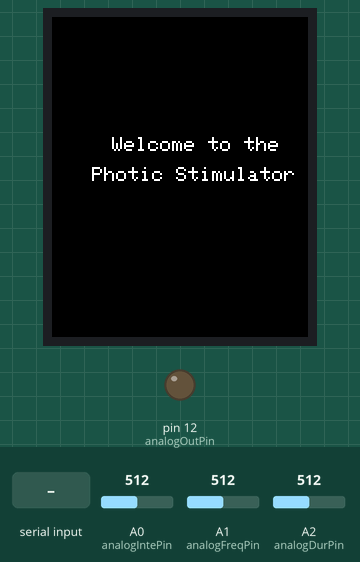
This sketch was run on a simulated Arduino Uno, built with avr-gcc and run on an emulated ATmega328P. Parts: 128×160 colour display, output pins drawn as LEDs (lit = HIGH). The test bench sets the inputs (shaded band); at power-on: A0 (analogIntePin) = 512, A1 (analogFreqPin) = 512, A2 (analogDurPin) = 512. What the sketch prints to the serial monitor is not drawn.

Above: at 0.2 s.
At 3.7 s:
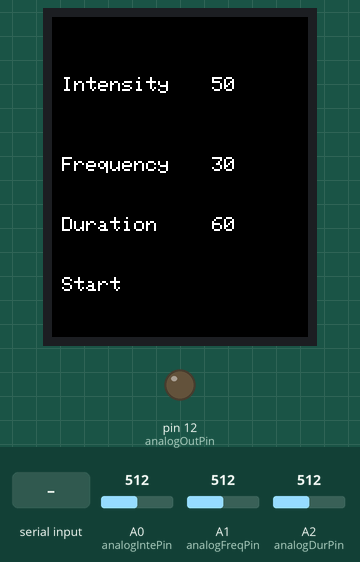
3.8 s: "4" received over Serial
At 5.44 s:
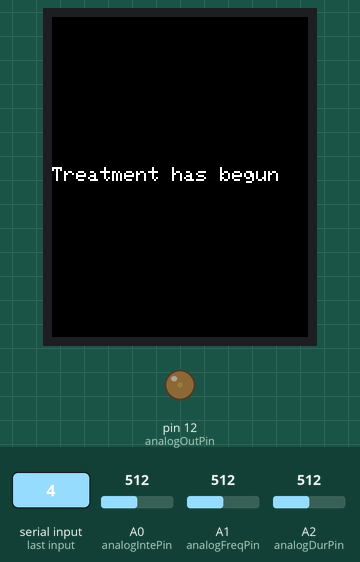
Timing chart, 0 to 18.4 s (numbered marks = the images above; inputs shaded):
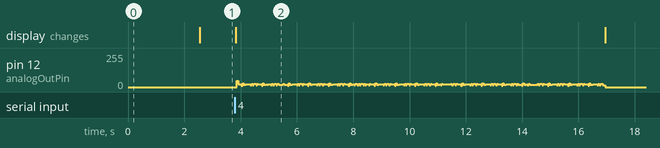

The sketch:

SrDes.ino
```cpp
#include <Adafruit_GFX.h>    // Core graphics library
#include <Adafruit_ST7735.h> // Hardware-specific library
#include <SPI.h>

// For the breakout, you can use any 2 or 3 pins
// These pins will also work for the 1.8" TFT shield
#define TFT_CS     10
#define TFT_RST    9  // you can also connect this to the Arduino reset
                      // in which case, set this #define pin to -1!
#define TFT_DC     8

// Option 1 (recommended): must use the hardware SPI pins
// (for UNO thats sclk = 13 and sid = 11) and pin 10 must be
// an output. This is much faster - also required if you want
// to use the microSD card (see the image drawing example)
Adafruit_ST7735 tft = Adafruit_ST7735(TFT_CS,  TFT_DC, TFT_RST);

// Option 2: use any pins but a little slower!
#define TFT_SCLK 13   // set these to be whatever pins you like!
#define TFT_MOSI 11   // set these to be whatever pins you like!
//Adafruit_ST7735 tft = Adafruit_ST7735(TFT_CS, TFT_DC, TFT_MOSI, TFT_SCLK, TFT_RST);

//Declare Variables
char user_input;
int x;

int dur = 30; //initialize to 60 seconds
int freq = 1; //initialize to 1 Hz

int count;
int ts = 2; //initalize to 2 time steps (SimpleBlink)
int tsdel;

const int analogIntePin = A0;  // Analog input pin that the potentiometer is attached to
const int analogFreqPin = A1;
const int analogDurPin = A2;
const int analogOutPin = 12; // Analog output pin that the LED is attached to
const int buttonPin = 6;
int buttonState = 0;

int isensorValue;        // value read from the pot
int fsensorValue;        // value read from the pot
int dsensorValue;        // value read from the pot

int tempdur;
int tempfreq;
int outputValue;

int previousVals[4] = {0,0,0,0};  // contains parameter values from previous interrupt
int changes[4] = {0,0,0,0};       // indicates if a parameter has been changed since the last interrupt
int hasChanged = 0;               // indicates that a parameter has been changed

void mainMenu();
// the setup function runs once when you press reset or power the board
void setup() {

  Serial.begin(9600); //Open Serial connection for debugging
  //  Serial.println("Welcome!");
  //  Serial.println();
  //  Serial.println("Enter number for control option:");
  //  Serial.println("1. Change Intensity");
  //  Serial.println("2. Change Frequency");
  //  Serial.println("3. Change Duration");
  //  Serial.println("4. Start Treatment");
  //  Serial.println();

  // initialize digital anlogOutPin as an output
  // and buttonPin as input.
  pinMode(analogOutPin , OUTPUT);
  //pinMode(buttonPin,INPUT);

  // disable interrupts
  noInterrupts();

  fsensorValue = analogRead(analogFreqPin);
  isensorValue = analogRead(analogIntePin);
  dsensorValue = analogRead(analogDurPin);


  tempfreq = map(fsensorValue, 0, 1023, 0, 60);
  tempdur = map(dsensorValue, 0, 1023, 0, 120);
  outputValue = map(isensorValue, 0, 1023, 0, 100);

  // initialize LCD
  tft.initR(INITR_BLACKTAB);
  tft.fillScreen(ST7735_BLACK);
  //tft.setRotation(tft.getRotation()+1);
  tft.setCursor(30,60);
  tft.print("Welcome to the");
  tft.setCursor(20,75);
  tft.print("Photic Stimulator");
  delay(500000);

  mainMenu();

  // initialize TIMER0
  // Set TCCR0A and TCCR0B registers to 0
  TCCR1A = 0;
  TCCR1B = 0;
  // initialize counter to 0
  TCNT1 = 0;
  // set compare match register for 100 Hz
  OCR1A = 156;
  // turn on CTC mode
  TCCR1B |= (1 << WGM12);
  // Set CS01 and CS00 bits for 1024 prescaler
  TCCR1B |= (1 << CS12) | (1 << CS10);
  // enable timer compare interrupt
  TIMSK1 |= (1<< OCIE1A);


  // allow interrupts
  interrupts();

}

void mainMenu(){
  // show menu with all four parameters
  tft.fillScreen(ST7735_BLACK);

  // print intensity
  tft.setCursor(5,30);
  tft.print("Intensity");
  tft.setCursor(80,30);
  tft.print(String(outputValue));
  tft.print(" ");


  // print frequency
  tft.setCursor(5,70);
  tft.print("Frequency");
  tft.setCursor(80,70);
  tft.print(String(tempfreq));

  // print duration
  tft.setCursor(5,100);
  tft.print("Duration");
  tft.setCursor(80,100);
  tft.print(String(tempdur));
  tft.print(" ");

  tft.setCursor(5,130);
  tft.print("Start");
}

// the loop function runs over and over again forever
void loop() {

  // constantly update the freq, dur, and val
  fsensorValue = analogRead(analogFreqPin);
  isensorValue = analogRead(analogIntePin);
  dsensorValue = analogRead(analogDurPin);

  tempfreq = map(fsensorValue, 0, 1023, 0, 60);
  tempdur = map(dsensorValue, 0, 1023, 0, 120);
  outputValue = map(isensorValue, 0, 1023, 0, 100);

   if(hasChanged = 1){

     // if intensity is what has been changed
     if(changes[0] == 1){
      // update intensity on LCD
      tft.fillRect(80,30,20,10,ST7735_BLACK);
      tft.setCursor(80,30);
      tft.print(previousVals[0]);
      changes[0] = 0;
     }

     // if frequency has been changed
     if(changes[1] == 1){
      // update frequency on LCD
      tft.fillRect(80,70,15,10,ST7735_BLACK);
      tft.setCursor(80,70);
      tft.print(previousVals[1]);
      changes[1] = 0;
     }

     // if duration has been changed
     if(changes[2] == 1){
      // update duration on LCD
      tft.fillRect(80,100,20,10,ST7735_BLACK);
      tft.setCursor(80,100);
      tft.print(previousVals[2]);
      changes[2] = 0;
     }

     hasChanged = 0;

   }
//   doesnt work rn but will eventually uncomment this lol
//   buttonState = digitalRead(buttonPin);
//   // if start button has been pressed deactivate interrupts
//   // and wait for duration to hit zero
//   if(buttonState == HIGH){
//        tft.fillScreen(ST7735_BLACK);
//        tft.setCursor(0,75);
//        tft.print("Treatment has begun");
//        CalculateValues();
//        for(x=1; x<count+1; x++)
//        {
//          SimpleBlink();
//        }
//        tft.fillScreen(ST7735_BLACK);
//        tft.setCursor(0,75);
//        tft.print("Treatment is finished");
//        buttonState = digitalRead(buttonPin);
//        while(buttonState == LOW){buttonState = digitalRead(buttonPin);}
//        mainMenu();
//        delay(500);
//   }


//  while(Serial.available()==0){}
      user_input = Serial.read();
//      if (user_input =='1')
//      {
//        Serial.println("Changing Intensity");
//        Serial.println("Adjust Dial until desired intensity in % and press key and enter");
//        Serial.println();
//        ChangeIntensity();
//      }
//      else if (user_input == '2')
//      {
//       Serial.println("Changing Frequency");
//        Serial.println("Adjust Dial until desired frequency in hertz and press key and enter");
//        Serial.println();
//        ChangeFrequency();
//
//      }
//      else if (user_input == '3')
//      {
//        Serial.println("Changing Duration");
//        Serial.println("Adjust Dial until desired duration in seconds and press key and enter");
//        Serial.println();
//        ChangeDuration();
//
//      }
//     else if (user_input == '4')
      if (user_input == '4')
      {
        noInterrupts();
        Serial.println("Starting Treatment");
        CalculateValues();
        tft.fillScreen(ST7735_BLACK);
        tft.setCursor(0,75);
        tft.print("Treatment has begun");
        for(x=1; x<count+1; x++)
        {
          SimpleBlink();
        }
        tft.fillScreen(ST7735_BLACK);
        tft.setCursor(0,75);
        tft.print("Treatment is finished");
//        buttonState = digitalRead(buttonPin);
//        while(buttonState == LOW){buttonState = digitalRead(buttonPin);}
        mainMenu();
        delay(500);
        interrupts();
      }
//       Serial.read();
//       Serial.println();
//       Serial.println("Enter number for control option:");
//       Serial.println("1. Change Intensity");
//       Serial.println("2. Change Frequency");
//       Serial.println("3. Change Duration");
//       Serial.println("4. Start Treatment");
//       Serial.println();

}

void CalculateValues()
{
  count=dur*freq; //adjust for number of pattern repetitions
  tsdel=(1000/freq)/ts; //set timestep delay
}
void SimpleBlink()
{
  //analogWrite(analogOutPin, outputValue);
  ts=2; // set time step values
  CalculateValues(); //recalculate delay values
  digitalWrite(12, HIGH);   // turn the LED on (HIGH is the voltage level)
  delay(tsdel);                       // wait for delay
  //analogWrite(analogOutPin, 0);
  digitalWrite(12, LOW);    // turn the LED off by making the voltage LOW
  delay(tsdel);                       // wait for delay
  Serial.println("blink");
}

void DarkBlink()
{
  ts=3; // set time step values
  CalculateValues(); // recalculate delay
  digitalWrite(12, HIGH); //turn LED on
  delay(tsdel); //1 time step on
  digitalWrite(12, LOW);
  delay(tsdel);
  delay(tsdel); //2 time steps off
  Serial.println("dark");
}

void BrightBlink()
{
  ts=3;
  CalculateValues();
  digitalWrite(12, HIGH);
  delay(tsdel);
  delay(tsdel); //2 time steps on
  digitalWrite(12, LOW);
  delay(tsdel); //1 time step off
  Serial.println("bright");
}

// timer0 interrupts at 100 Hz
ISR(TIMER1_COMPA_vect){

  // if the intensity has been changed
  if(previousVals[0] != outputValue){
    // acknowledge that is has been changed
    changes[0] = 1;
    hasChanged = 1;
    previousVals[0] = outputValue;
  }

  if(previousVals[1] != tempfreq){
    changes[1] = 1;
    hasChanged = 1;
    freq = tempfreq;
    previousVals[1] = tempfreq;
  }

  if(previousVals[2] != tempdur){
    changes[2] = 1;
    hasChanged = 1;
    dur = tempdur;
    previousVals[2] = tempdur;
  }

}
//void ChangeIntensity()
//{
//  while(Serial.available()==0)  //Loop the forward step until key strike
//  {
//  // read the analog in value:
//  isensorValue = analogRead(analogIntePin);
//  // map it to the range of the analog out:
//  outputValue = map(isensorValue, 0, 1023, 0, 100);
//
//  Serial.print("Intensity = ");
//  Serial.print(outputValue);
//  Serial.print(" ");
//  Serial.print("\r");
//  }
//
//  Serial.println();
//}
//void ChangeFrequency()
//{
//  while(Serial.available()==0)  //Loop the forward step until key strike
//  {
//  // read the analog in value:
//  fsensorValue = analogRead(analogFreqPin);
//  // map it to the range of the analog out:
//  tempfreq = map(fsensorValue, 0, 1023, 1, 60);
//
//  Serial.print("Frequency = ");
//  Serial.print(tempfreq);
//  Serial.print("\r");
//  }
//  Serial.println();
//  freq = tempfreq;
//
//}
//void ChangeDuration()
//{
//    while(Serial.available()==0)  //Loop the forward step until key strike
//  {
//  // read the analog in value:
//  dsensorValue = analogRead(analogDurPin);
//  // map it to the range of the analog out:
//  tempdur = map(dsensorValue, 0, 1023, 0, 120);
//
//  Serial.print("Duration = ");
//  Serial.print(tempdur);
//  Serial.print(" ");
//  Serial.print("\r");
//  }
//  Serial.println();
//  dur = tempdur;
//}
```

Measured:
- after the input at 3.8 s, the display: changes at once (image 2)
